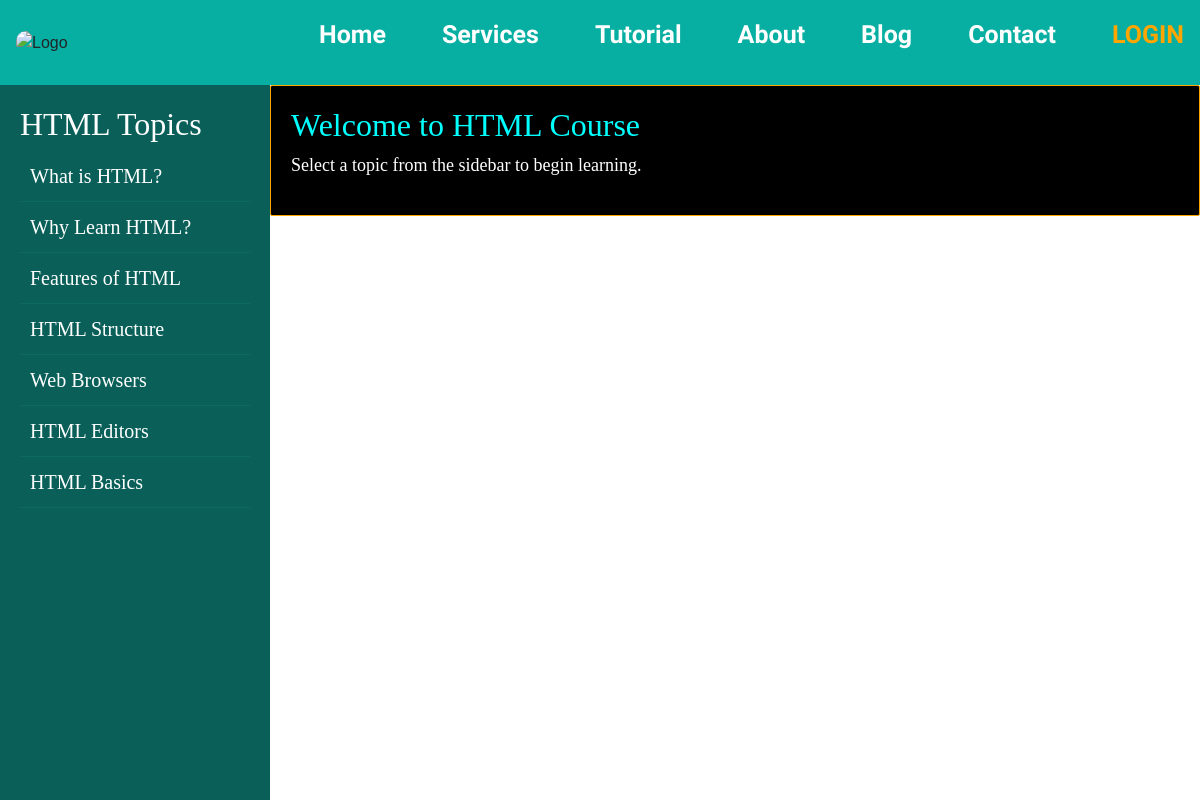
The app's page /html-topics/, older data.
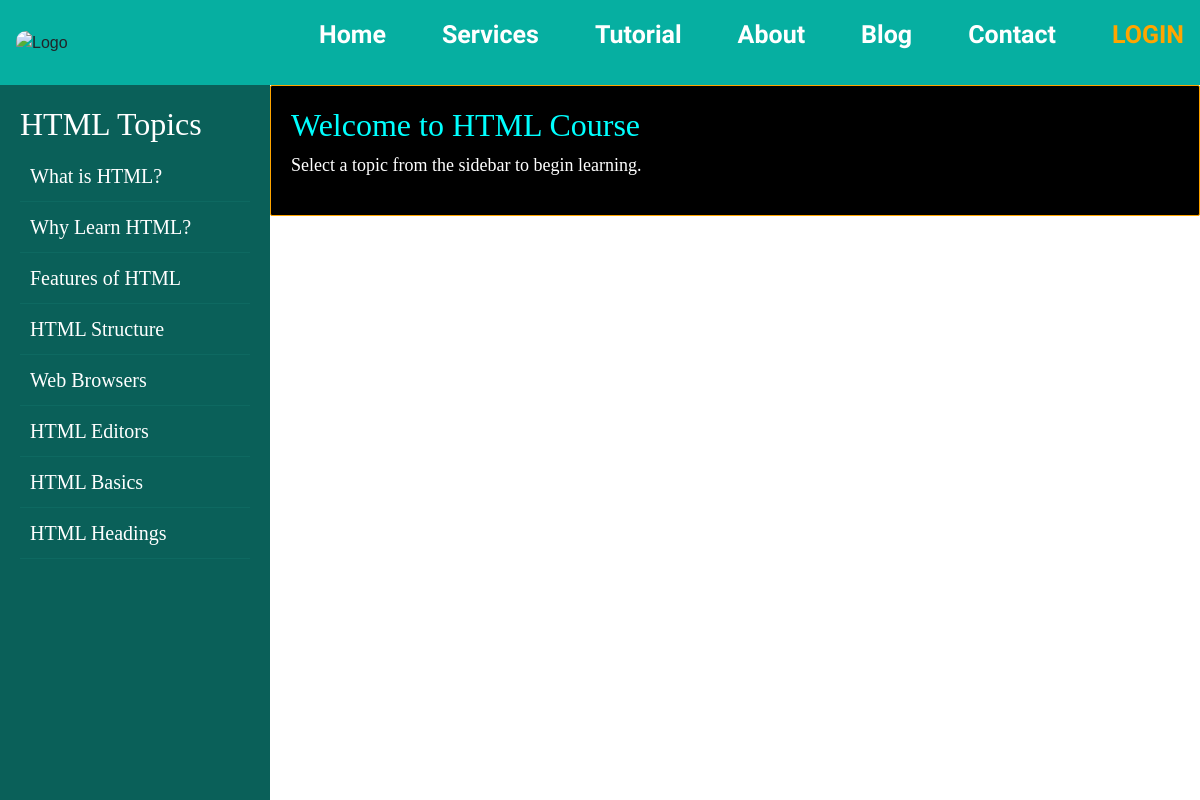
The same page, newer data.
### Mywebapp/models.py (models this page shows, shortened)
class HTMLTopic(models.Model):
    title = models.CharField(max_length=200)
    HTML1 = models.CharField(max_length=200, blank=True, null=True)
    HTML2 = models.TextField(blank=True, null=True,max_length=1200)
    HTML3 = models.TextField(blank=True, null=True,max_length=1200)
    HTML4 = models.TextField(blank=True, null=True,max_length=1200)
    HTML5 = models.TextField(blank=True, null=True,max_length=1200)
    HTML6 = models.TextField(blank=True, null=True,max_length=1200)

### Mywebapp/views.py (the view)
# urls.py: path('html-topics/', HTML_topic_list, name='html_topics'),
def HTML_topic_list(request):
    topics = HTMLTopic.objects.all()
    return render(request, 'HTML.html', {'topics': topics})

### Mywebapp/Templates/Html.html (shortened to what this page needs)
{% load static %}
<!DOCTYPE html>
<html lang="en">
<head>
    <link href="https://cdn.jsdelivr.net/npm/bootstrap@5.3.2/dist/css/bootstrap.min.css" rel="stylesheet">
</head>
<body>
    <nav class="navbar">
        <div class="logo"><img src="{% static 'Images/Stec.png' %}" alt="Logo"></div>
        <ul class="nav-links" id="navLinks">
            <li><a href="/home/">Home</a></li>
            <li><a href="/Service/">Services</a></li>
            <li><a href="/program/">Tutorial</a></li>
            <li><a href="/About/">About</a></li>
            <li><a href="/blog/">Blog</a></li>
            <li><a href="/contact/">Contact</a></li>
            <li><a href="/Login1/" class="login">LOGIN</a></li>
        </ul>
    </nav>
    <div class="sidebar" id="sidebar">
        <h2>HTML Topics</h2>
        {% for topic in topics %}
        <a href="#" data-id="{{ topic.id }}">{{ topic.title }}</a>
        {% endfor %}
    </div>
    <div class="content" id="mainContent">
        <h2>Welcome to HTML Course</h2>
        <p>Select a topic from the sidebar to begin learning.</p>
    </div>
</body>
</html>

Row changes from the older to the newer data that the page shows:
added HTMLTopic: title "HTML Headings"
